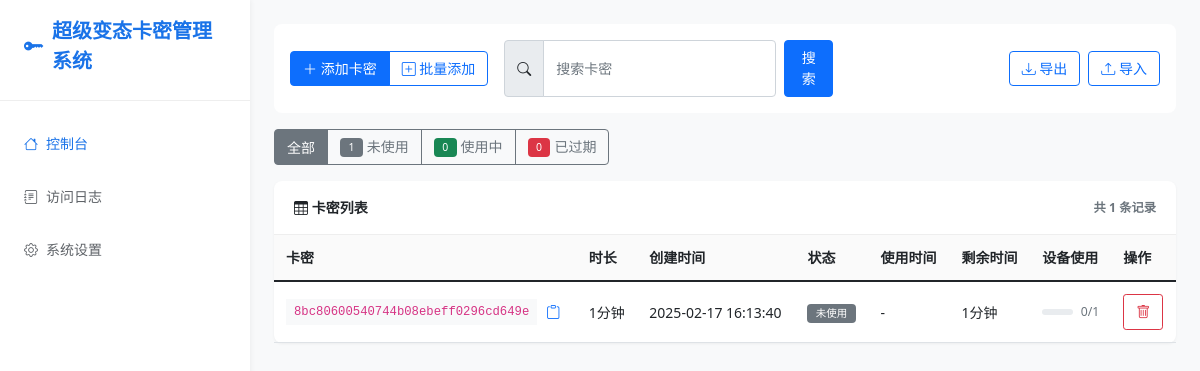
The page / on the database its author committed.
### app.py (models this page shows, shortened)
class Card(db.Model):
    id = db.Column(db.Integer, primary_key=True)
    card_key = db.Column(db.String(32), unique=True, nullable=False)
    minutes = db.Column(db.Integer, nullable=False)
    created_at = db.Column(db.DateTime, nullable=False, default=datetime.now)
    is_used = db.Column(db.Boolean, default=False)
    used_at = db.Column(db.DateTime, nullable=True)
    device_id = db.Column(db.String(500), nullable=True)  # 存储多个设备ID，用逗号分隔
    max_devices = db.Column(db.Integer, default=1)  # 最大允许设备数量
    def get_devices(self):
        return self.device_id.split(',') if self.device_id else []

### app.py (the view, shortened to what this page needs)
@app.route('/')
def index():
    try:
        page = request.args.get('page', 1, type=int)
        per_page = settings.get('per_page', 10)
        status = request.args.get('status')
        search = request.args.get('search', '').strip()
        current_time = datetime.now()
        unused_count = Card.query.filter_by(is_used=False).count()
        used_cards = Card.query.filter(
            Card.is_used == True,
            Card.used_at != None
        ).all()
        used_count = sum(
            1 for card in used_cards
            if card.used_at + timedelta(minutes=card.minutes) > current_time
        )
        expired_count = sum(
            1 for card in used_cards
            if card.used_at + timedelta(minutes=card.minutes) <= current_time
        )
        query = Card.query
        if search:
            query = query.filter(Card.card_key.like(f'%{search}%'))
        query = query.order_by(Card.created_at.desc())
        pagination = query.paginate(page=page, per_page=per_page, error_out=False)
        cards = pagination.items if pagination else []
        return render_template('index.html',
                             cards=cards,
                             pagination=pagination,
                             status=status,
                             search=search,
                             unused_count=unused_count,
                             used_count=used_count,
                             expired_count=expired_count,
                             settings=settings.settings)
    except Exception as e:
        logger.error(f"访问首页出错: {str(e)}", exc_info=True)
        return render_template('index.html',
                             cards=[],
                             pagination=None,
                             status=status,
                             search=search,
                             unused_count=0,
                             used_count=0,
                             expired_count=0,
                             error="获取卡密列表失败",
                             settings=settings.settings)

### app.py (called while the page is built, shortened)
@app.before_request
def log_request():
    try:
        card_operations = {
            '/api/verify_card': '验证卡密',
            '/add_card': '添加卡密',
            '/delete_card': '删除卡密',
            '/import_cards': '导入卡密',
            '/export_cards': '导出卡密'
        }
    except Exception as e:
        error_logger.error(f"记录访问日志出错: {str(e)}", exc_info=True)

@app.after_request
def update_log_status(response):
    try:
        if hasattr(g, 'log_id'):
            log = AccessLog.query.get(g.log_id)
            if log:
                log.status_code = response.status_code
                db.session.commit()
    except Exception as e:
        error_logger.error(f"更新日志状态出错: {str(e)}", exc_info=True)
    return response

    def get(self, key, default=None):
        return self.settings.get(key, default)

### templates/index.html (shortened to what this page needs)
{% extends "base.html" %}
{% block content %}
<div class="toolbar">
    <div class="toolbar-item">
        <div class="btn-group">
            <button type="button" class="btn btn-primary" data-bs-toggle="modal" data-bs-target="#addCardModal">
                <i class="bi bi-plus-lg"></i> 添加卡密
            </button>
            <button type="button" class="btn btn-outline-primary" data-bs-toggle="modal" data-bs-target="#addBulkCardsModal">
                <i class="bi bi-plus-square"></i> 批量添加
            </button>
        </div>
    </div>
    <div class="toolbar-item flex-grow-1">
        <form action="{{ url_for('index') }}" method="GET" class="d-flex gap-2" id="searchForm">
            <div class="input-group">
                <span class="input-group-text"><i class="bi bi-search"></i></span>
                <input type="text" class="form-control" name="search" placeholder="搜索卡密" value="{{ search }}">
            </div>
            <button type="submit" class="btn btn-primary">搜索</button>
        </form>
    </div>
    <div class="toolbar-item">
        <a href="{{ url_for('export_cards') }}" class="btn btn-outline-primary">
            <i class="bi bi-download"></i> 导出
        </a>
        <button type="button" class="btn btn-outline-primary" data-bs-toggle="modal" data-bs-target="#importCardsModal">
            <i class="bi bi-upload"></i> 导入
        </button>
    </div>
</div>
<div class="status-filter mb-3">
    <div class="btn-group">
        <button type="button" class="btn btn-outline-secondary {% if not status %}active{% endif %}" onclick="filterStatus('')">
            全部
        </button>
        <button type="button" class="btn btn-outline-secondary {% if status == 'unused' %}active{% endif %}" onclick="filterStatus('unused')">
            <span class="badge bg-secondary me-1">{{ unused_count }}</span>未使用
        </button>
        <button type="button" class="btn btn-outline-secondary {% if status == 'used' %}active{% endif %}" onclick="filterStatus('used')">
            <span class="badge bg-success me-1">{{ used_count }}</span>使用中
        </button>
        <button type="button" class="btn btn-outline-secondary {% if status == 'expired' %}active{% endif %}" onclick="filterStatus('expired')">
            <span class="badge bg-danger me-1">{{ expired_count }}</span>已过期
        </button>
    </div>
</div>
<div class="card">
    <div class="card-header d-flex justify-content-between align-items-center">
        <span><i class="bi bi-table"></i> 卡密列表</span>
        <small class="text-muted">共 {{ pagination.total }} 条记录</small>
    </div>
    <div class="table-responsive">
        <table class="table table-hover">
            <thead>
                <tr>
                    <th>卡密</th>
                    <th>时长</th>
                    <th>创建时间</th>
                    <th>状态</th>
                    <th>使用时间</th>
                    <th>剩余时间</th>
                    <th>设备使用</th>
                    <th>操作</th>
                </tr>
            </thead>
            <tbody>
                {% if cards %}
                    {% for card in cards %}
                    <tr>
                        <td>
                            <div class="d-flex align-items-center gap-2">
                                <code class="bg-light px-2 py-1">{{ card.card_key }}</code>
                                <button type="button" class="btn btn-sm btn-link p-0" onclick="copyToClipboard('{{ card.card_key }}')" title="复制卡密">
                                    <i class="bi bi-clipboard"></i>
                                </button>
                            </div>
                        </td>
                        <td>{{ card.minutes }}分钟</td>
                        <td>{{ card.created_at.strftime('%Y-%m-%d %H:%M:%S') }}</td>
                        <td>
                            {% if not card.is_used %}
                                <span class="badge bg-secondary">未使用</span>
                            {% endif %}
                        </td>
                        <td>{{ card.used_at.strftime('%Y-%m-%d %H:%M:%S') if card.used_at else '-' }}</td>
                        <td>
                            {% if card.is_used %}
                                {% set remaining = card._calculate_remaining_minutes() %}
                                {% if remaining > 0 %}
                                    <span class="text-success">{{ remaining }}分钟</span>
                                {% else %}
                                    <span class="text-danger">已过期</span>
                                {% endif %}
                            {% else %}
                                {{ card.minutes }}分钟
                            {% endif %}
                        </td>
                        <td>
                            <div class="d-flex align-items-center">
                                <div class="progress flex-grow-1" style="height: 6px;">
                                    {% set device_count = card.get_devices()|length %}
                                    {% set percentage = (device_count / card.max_devices * 100)|int %}
                                </div>
                                <small class="ms-2 text-muted">{{ device_count }}/{{ card.max_devices }}</small>
                            </div>
                        </td>
                        <td>
                            <form action="{{ url_for('delete_card', card_id=card.id) }}" method="POST" class="d-inline">
                                <button type="submit" class="btn btn-sm btn-outline-danger" onclick="return confirm('确定要删除这个卡密吗？')">
                                    <i class="bi bi-trash"></i>
                                </button>
                            </form>
                        </td>
                    </tr>
                    {% endfor %}
                {% endif %}
            </tbody>
        </table>
    </div>
</div>
{% endblock %}

### templates/base.html (style rules this page uses)
:root { --primary-color: #1a73e8; --secondary-color: #5f6368; --success-color: #34a853; --warning-color: #fbbc05; --danger-color: #ea4335; --background-color: #f8f9fa; --sidebar-width: 250px; --header-height: 60px; --card-bg: #fff; }
body { background-color: var(--background-color); font-size: 0.875rem; }
.card { border: none; box-shadow: 0 1px 3px rgba(0,0,0,0.05); margin-bottom: 1rem; border-radius: 0.5rem; }
.card-header { background: none; padding: 1rem 1.25rem; border-bottom: 1px solid #eee; font-weight: 600; }
.form-control, .form-select, .btn { font-size: 0.875rem; padding: 0.4rem 0.75rem; }
.input-group-text { font-size: 0.875rem; padding: 0.4rem 0.75rem; }
.table { font-size: 0.875rem; margin-bottom: 0; }
.table th { font-weight: 600; background: #fafafa; padding: 0.75rem; }
.table td { padding: 0.75rem; vertical-align: middle; }
.badge { padding: 0.4em 0.8em; font-weight: 500; }
.toolbar { background: var(--card-bg); padding: 1rem; border-radius: 0.5rem; margin-bottom: 1rem; display: flex; gap: 1rem; align-items: center; }
.toolbar-item { display: flex; align-items: center; gap: 0.5rem; }

### rows shown on the page
Card: card_key "8bc80600540744b08ebeff0296cd649e", minutes "1", created_at "2025-02-17 16:13:40", shows "未使用", used_at "-", is_used "0", max_devices "1"

### other values the page prints
{{ settings.site_name }} "超级变态卡密管理系统"
{{ unused_count }} "1"
{{ used_count }} "0"
{{ expired_count }} "0"
{{ pagination.total }} "1"
